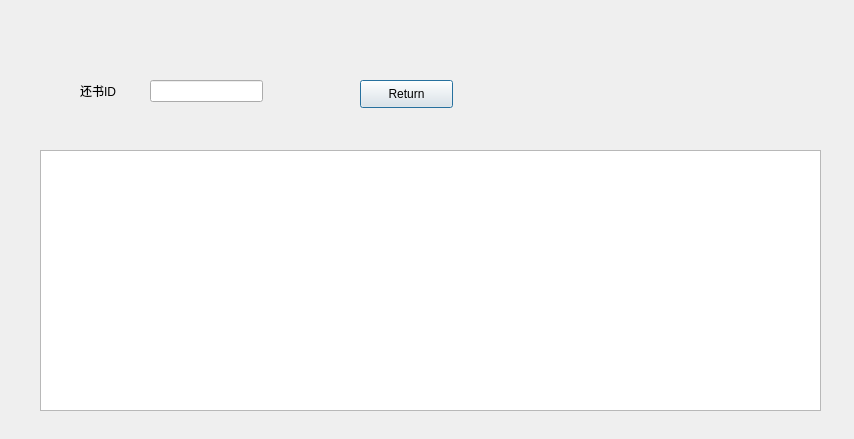
<?xml version="1.0" encoding="UTF-8"?>
<ui version="4.0">
 <class>Return</class>
 <widget class="QDialog" name="Return">
  <property name="geometry">
   <rect>
    <x>0</x>
    <y>0</y>
    <width>854</width>
    <height>439</height>
   </rect>
  </property>
  <property name="windowTitle">
   <string>Dialog</string>
  </property>
  <widget class="QLabel" name="label">
   <property name="geometry">
    <rect>
     <x>80</x>
     <y>70</y>
     <width>91</width>
     <height>41</height>
    </rect>
   </property>
   <property name="text">
    <string>还书ID</string>
   </property>
  </widget>
  <widget class="QLineEdit" name="Return_ID">
   <property name="geometry">
    <rect>
     <x>150</x>
     <y>80</y>
     <width>113</width>
     <height>22</height>
    </rect>
   </property>
  </widget>
  <widget class="QPushButton" name="ReturnButton">
   <property name="geometry">
    <rect>
     <x>360</x>
     <y>80</y>
     <width>93</width>
     <height>28</height>
    </rect>
   </property>
   <property name="text">
    <string>Return</string>
   </property>
  </widget>
  <widget class="QTableView" name="tableView">
   <property name="geometry">
    <rect>
     <x>40</x>
     <y>150</y>
     <width>781</width>
     <height>261</height>
    </rect>
   </property>
  </widget>
 </widget>
 <resources/>
 <connections/>
</ui>
